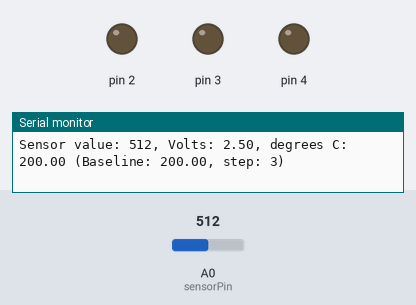
Bench run of a sketch on a simulated Arduino Uno, built with avr-gcc and run on an emulated ATmega328P. Shown: output pins drawn as LEDs (lit = HIGH), the last lines printed to the serial monitor. Inputs (shaded band) come from the test bench; at power-on: A0 (sensorPin) = 512.

Above: at 1.2 s.
1.3 s: A0 (sensorPin) set to 519
At 2.1 s:
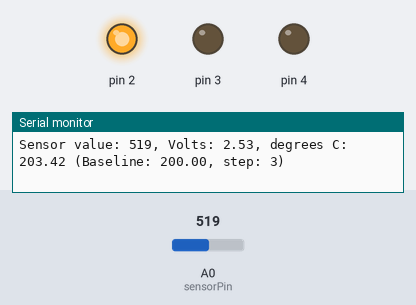
3.0 s: A0 (sensorPin) set to 716
At 3.7 s:
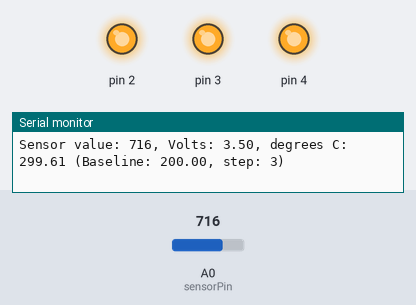
4.6 s: A0 (sensorPin) set to 511
At 5.2 s:
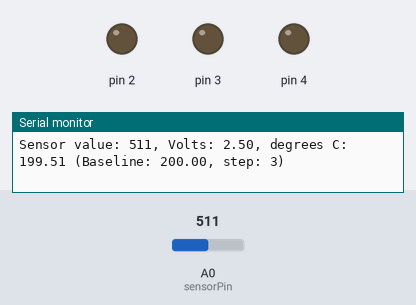
6.1 s: A0 (sensorPin) set to 900
At 6.8 s:
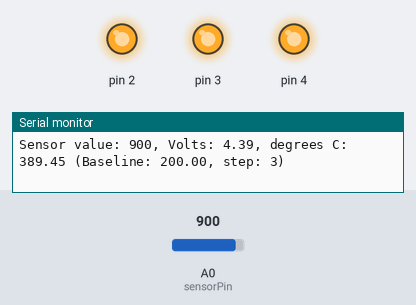
Timing chart, 0 to 8.6 s (numbered marks = the images above; inputs shaded):
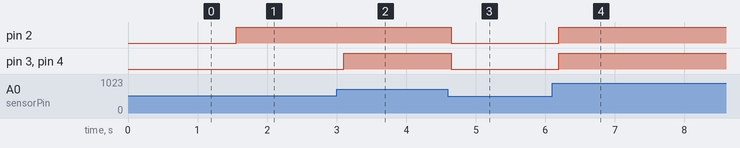

The sketch:

Arduino_projects_book_03_jitter_variation.ino.ino
```cpp
// Define constants
const int sensorPin = A0;
const int tempStep = 3;

// Define variables
float baselineTemp = 18.0;
int sensorVal = 0;
float voltage = 0.0;
float temperature = 0.0;


void setup() {
  // put your setup code here, to run once:
  Serial.begin(9600); // open a serial port

  for (int pinNumber = 2; pinNumber < 5; pinNumber++) {
    pinMode(pinNumber, OUTPUT);
    digitalWrite(pinNumber, LOW);
  }

  // initialize the baselineTemp
  sensorVal = analogRead(sensorPin);
  voltage = (sensorVal / 1024.0) * 5.0;
  baselineTemp = (voltage - .5) * 100;
}

// We want to print the temperature only when it chages
int sensorValOld = -10;

void loop() {
  // put your main code here, to run repeatedly:

  // Read the sensor value
  sensorVal = analogRead(sensorPin);

  // convert ADC reading to voltage
  float voltage = (sensorVal / 1024.0) * 5.0;

  // convert voltage to temperature (Celsius)
  float temperature = (voltage - .5) * 100;

  // print to console the values
  Serial.print("Sensor value: ");
  Serial.print(sensorVal);

  Serial.print(", Volts: ");
  Serial.print(voltage);

  Serial.print(", degrees C: ");
  Serial.print(temperature);
  Serial.print(" (Baseline: ");
  Serial.print(baselineTemp);
  Serial.print(", step: ");
  Serial.print(tempStep);
  Serial.println(")");

  // change the LEDs statuses

  if (temperature <= baselineTemp) {
    digitalWrite(2, LOW);
    digitalWrite(3, LOW);
    digitalWrite(4, LOW);
  } else if (baselineTemp + tempStep <= temperature && temperature < baselineTemp + 2 * tempStep) {
    digitalWrite(2, HIGH);
    digitalWrite(3, LOW);
    digitalWrite(4, LOW);
  } else if (baselineTemp + 2 * tempStep <= temperature && temperature < baselineTemp + 3 * tempStep) {
    digitalWrite(2, HIGH);
    digitalWrite(3, HIGH);
    digitalWrite(4, LOW);
  } else if (baselineTemp + 3 * tempStep <= temperature) {
    digitalWrite(2, HIGH);
    digitalWrite(3, HIGH);
    digitalWrite(4, HIGH);
  }
  delay(500);
}
```

Measured:
- the behaviour switches between 518 and 519 on A0 (sensorPin) (found by bisection; images 0 and 1)
- after the input at 1.3 s, pin 2: LOW → HIGH after 0.26 s
- after the input at 3.0 s, pin 3, pin 4: LOW → HIGH after 0.10 s
- after the input at 4.6 s, pin 2–4: HIGH → LOW after 0.05 s
- after the input at 6.1 s, pin 2–4: LOW → HIGH after 0.09 s
